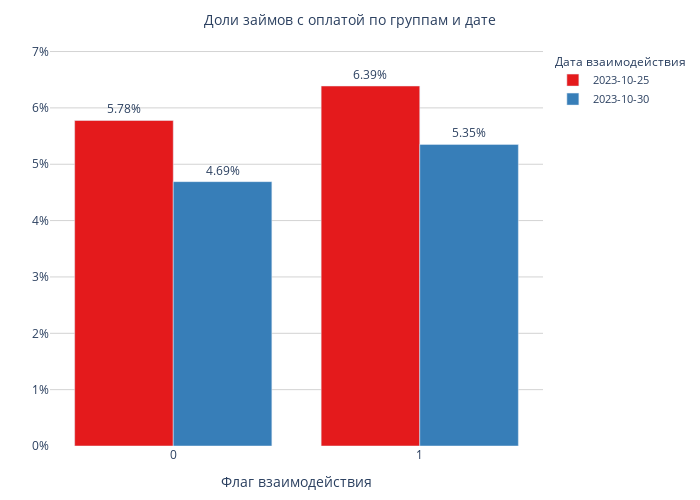

The cell this chart's notebook holds for it:
### Markdown cell above
#### _Рассмотрим долю займов с оплатой в разбивке по датам взаимодействия:_

### Code cell
grouped_df = df_itog.groupby(['treatment_flag', 'treat_date'])['payment_flag'].mean().unstack()
grouped_df.columns = [col.strftime('%Y-%m-%d') for col in grouped_df.columns]

fig = go.Figure()

colors = px.colors.qualitative.Set1
for i, column in enumerate(grouped_df.columns):
    fig.add_trace(go.Bar(
        name=column,
        x=grouped_df.index,
        y=grouped_df[column],
        text=[f'{val:.2%}' for val in grouped_df[column]],
        textposition='outside',
        textfont=dict(size=12),
        marker_color=colors[i],
        hovertemplate=(
            '<b>Флаг взаимодействия:</b> %{x}<br>' +
            '<b>Дата:</b> ' + column + '<br>' +
            '<b>Доля:</b> %{y:.2%}<br>' +
            '<extra></extra>'
        )
    ))

fig.update_layout(
    title=dict(
        text='Доли займов с оплатой по группам и дате',
        font=dict(size=14),
        x=0.5,
        xanchor='center'
    ),
    xaxis=dict(
        title='Флаг взаимодействия',
        tickfont=dict(size=12),
        title_font=dict(size=14)
    ),
    yaxis=dict(
        tickformat='.0%',
        tickfont=dict(size=12),
        range=[0, grouped_df.values.max() * 1.1]
    ),
    barmode='group',
    legend=dict(
        title='Дата взаимодействия',
        title_font=dict(size=12),
        font=dict(size=11)
    ),
    width=700,
    height=500,
    margin=dict(l=50, r=50, t=50, b=50),
    plot_bgcolor='white'
)

fig.update_yaxes(showgrid=True, gridcolor='lightgray')

fig.show()

### Figure 1 — Plotly figure (JSON) as saved in the notebook; plotly's stock layout.template omitted (floating-point values rounded to 4 significant figures)
{"data": [{"hovertemplate": "<b>Флаг взаимодействия:</b> %{x}<br><b>Дата:</b> 2023-10-25<br><b>Доля:</b> %{y:.2%}<br><extra></extra>", "marker": {"color": "rgb(228,26,28)"}, "name": "2023-10-25", "text": ["5.78%", "6.39%"], "textfont": {"size": 12}, "textposition": "outside", "type": "bar", "x": [0.0, 1.0], "y": [0.05776, 0.06388]}, {"hovertemplate": "<b>Флаг взаимодействия:</b> %{x}<br><b>Дата:</b> 2023-10-30<br><b>Доля:</b> %{y:.2%}<br><extra></extra>", "marker": {"color": "rgb(55,126,184)"}, "name": "2023-10-30", "text": ["4.69%", "5.35%"], "textfont": {"size": 12}, "textposition": "outside", "type": "bar", "x": [0.0, 1.0], "y": [0.04691, 0.05351]}], "layout": {"barmode": "group", "height": 500, "legend": {"font": {"size": 11}, "title": {"font": {"size": 12}, "text": "Дата взаимодействия"}}, "margin": {"b": 50, "l": 50, "r": 50, "t": 50}, "plot_bgcolor": "white", "title": {"font": {"size": 14}, "text": "Доли займов с оплатой по группам и дате", "x": 0.5, "xanchor": "center"}, "width": 700, "xaxis": {"tickfont": {"size": 12}, "title": {"font": {"size": 14}, "text": "Флаг взаимодействия"}}, "yaxis": {"gridcolor": "lightgray", "range": [0, 0.07027], "showgrid": true, "tickfont": {"size": 12}, "tickformat": ".0%"}}}
